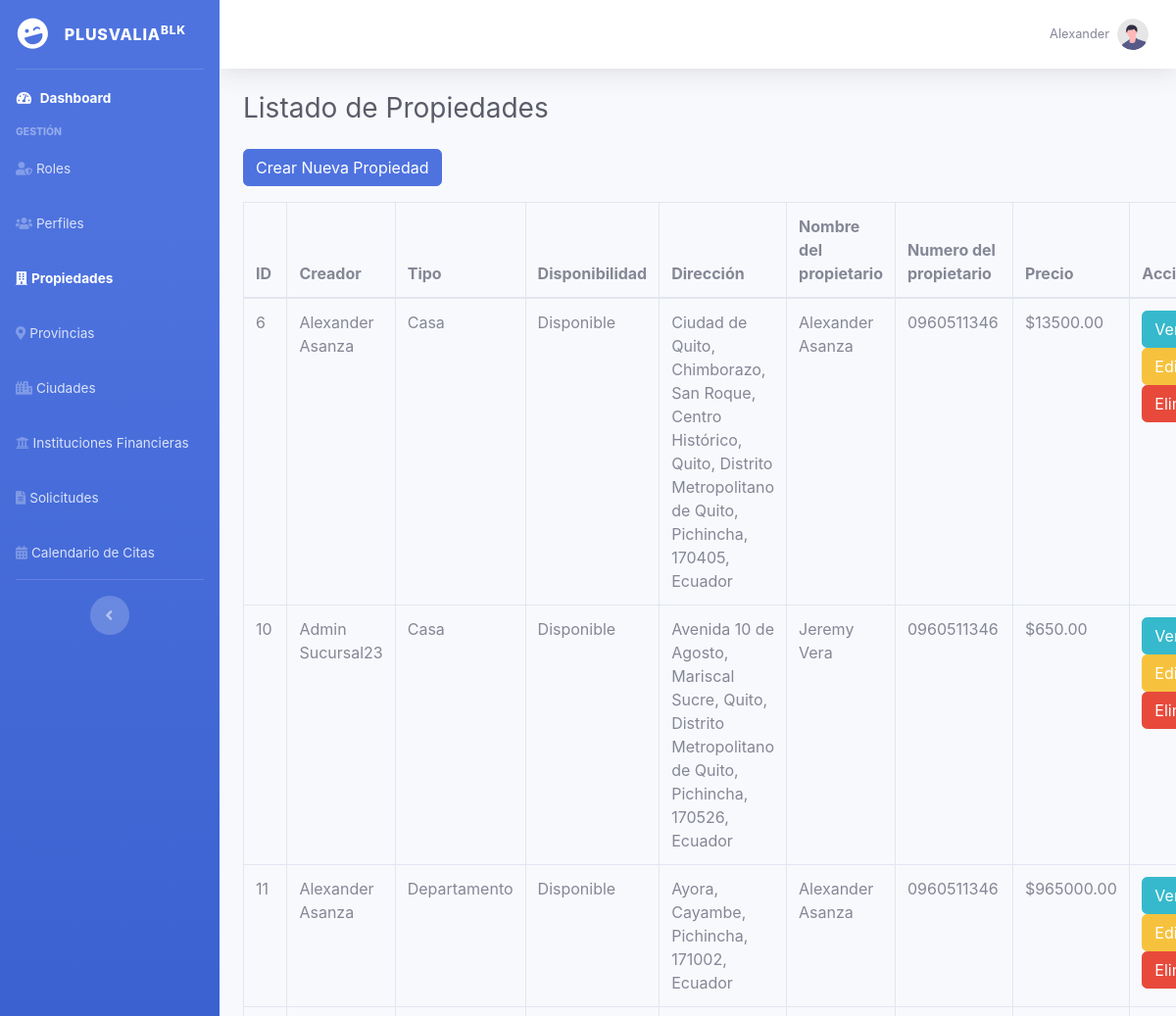
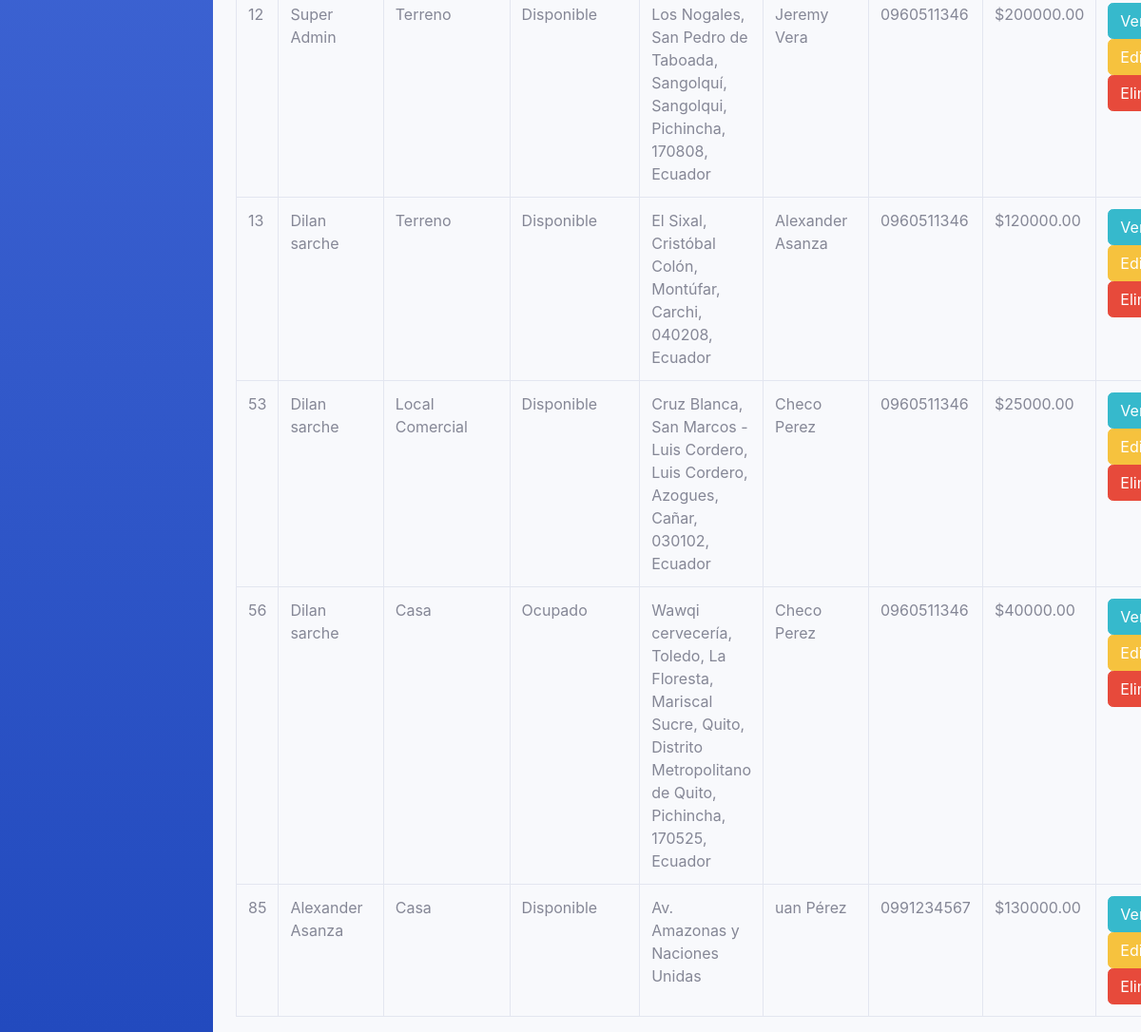
The app's page /WEB/Knd/index.php?controller=propiedad&action=index (signed in) with its own data (2 pictures, top to bottom).
### tables this page shows
CREATE TABLE `pro_propiedades` (
  `pro_id` int(11) NOT NULL,
  `per_id` int(11) NOT NULL,
  `pro_tipo` varchar(100) NOT NULL,
  `pro_provincia` varchar(100) NOT NULL,
  `pro_ciudad` varchar(100) NOT NULL,
  `pro_descripcion` text NOT NULL,
  `pro_area_terreno` decimal(10,2) NOT NULL,
  `pro_alto_total` decimal(10,2) NOT NULL,
  `pro_baños` int(3) NOT NULL,
  `pro_estacionamientos` varchar(5) DEFAULT NULL,
  `pro_habitaciones` int(3) NOT NULL,
  `pro_disponibilidad` enum('Disponible','Ocupado','Reservado') NOT NULL,
  `pro_direccion` varchar(255) NOT NULL,
  `pro_precio` decimal(10,2) NOT NULL,
  `pro_estado` enum('Disponible','No Disponible') NOT NULL,
  `pro_imagenes` text DEFAULT NULL,
  `pro_planos` text DEFAULT NULL,
  `pro_celular_propietario` varchar(10) NOT NULL,
  `pro_nombre_propietario` varchar(70) NOT NULL,
  `pro_video` varchar(255) DEFAULT NULL
);

### WEB/Knd/controllers/PropiedadController.php (called while the page is built, shortened)
<?php
require_once 'models/Propiedad.php';
class PropiedadController {
    private $model;
    public function __construct() {
        $this->model = new Propiedad();
    }
    public function index() {
        $per_id = $_SESSION['user_id'];
        $rol_id = $_SESSION['rol_id'];
        if ($rol_id == 1) {
            $propiedades = $this->model->getAll();
        } else {
            $propiedades = $this->model->getAllByUser($per_id);
        }
        require 'views/propiedades/index.php';
    }
}
?>

### WEB/Knd/models/Propiedad.php (called while the page is built, shortened)
<?php
require_once __DIR__ . '/../config/database.php';
class Propiedad {
    private $pdo;
    public function __construct() {
        global $pdo;
        $this->pdo = $pdo;
    }
    public function getAll() {
        $stmt = $this->pdo->query("
            SELECT p.*,
                   c.ciudad_nombre,
                   pr.provincia_nombre,
                   CONCAT(per.per_nombre, ' ', per.per_apellido) AS propietario_nombre
            FROM pro_propiedades p
            JOIN ciudades c ON p.pro_ciudad = c.ciudad_id
            JOIN provincias pr ON p.pro_provincia = pr.provincia_id
            LEFT JOIN perfiles per ON p.per_id = per.per_id
        ");
        return $stmt->fetchAll(PDO::FETCH_ASSOC);
    }
}
?>

### WEB/Knd/views/propiedades/index.php (the view, shortened to what this page needs)
<?php
require_once 'config/database.php';
require_once 'models/Propiedad.php';
?>
<!DOCTYPE html>
<html lang="en">
<head>
    <link href="vendor/fontawesome-free/css/all.min.css" rel="stylesheet">
    <link href="css/sb-admin-2.min.css" rel="stylesheet">
    <link rel="stylesheet" href="https://cdn.jsdelivr.net/npm/sweetalert2@11/dist/sweetalert2.min.css">
</head>
<body id="page-top">
    <div id="wrapper">
        <ul class="navbar-nav bg-gradient-primary sidebar sidebar-dark accordion" id="accordionSidebar">
            <a class="sidebar-brand d-flex align-items-center justify-content-center" href="http://localhost/knd/index.php?controller=dashboard&action=index">
                <div class="sidebar-brand-icon rotate-n-15">
                    <i class="fas fa-laugh-wink"></i>
                </div>
                <div class="sidebar-brand-text mx-3">Plusvalia<sup>Blk</sup></div>
            </a>
            <hr class="sidebar-divider my-0">
            <li class="nav-item active">
                <a class="nav-link" href="http://localhost/knd/index.php?controller=dashboard&action=index">
                    <i class="fas fa-fw fa-tachometer-alt"></i>
                    <span>Dashboard</span></a>
            </li>
            <div class="sidebar-heading">Gestión</div>
            <li class="nav-item"><a class="nav-link" href="index.php?controller=rol&action=index"><i class="fas fa-user-shield"></i><span>Roles</span></a></li>
            <li class="nav-item"><a class="nav-link" href="index.php?controller=perfil&action=index"><i class="fas fa-users"></i><span>Perfiles</span></a></li>
            <li class="nav-item active"><a class="nav-link" href="index.php?controller=propiedad&action=index"><i class="fas fa-building"></i><span>Propiedades</span></a></li>
            <li class="nav-item"><a class="nav-link" href="index.php?controller=provincia&action=index"><i class="fas fa-map-marker-alt"></i><span>Provincias</span></a></li>
            <li class="nav-item"><a class="nav-link" href="index.php?controller=ciudad&action=index"><i class="fas fa-city"></i><span>Ciudades</span></a></li>
            <li class="nav-item"><a class="nav-link" href="index.php?controller=fininstitucion&action=index"><i class="fas fa-university"></i><span>Instituciones Financieras</span></a></li>
            <li class="nav-item"><a class="nav-link" href="index.php?controller=solicitudes&action=index"><i class="fas fa-file-alt"></i><span>Solicitudes</span></a></li>
            <li class="nav-item"><a class="nav-link" href="views/admin/admin_calendar.php"><i class="fas fa-calendar-alt"></i><span>Calendario de Citas</span></a></li>
            <hr class="sidebar-divider d-none d-md-block">
            <div class="text-center d-none d-md-inline">
                <button class="rounded-circle border-0" id="sidebarToggle"></button>
            </div>
        </ul>
        <div id="content-wrapper" class="d-flex flex-column">
            <div id="content">
            <nav class="navbar navbar-expand navbar-light bg-white topbar mb-4 static-top shadow">
                    <ul class="navbar-nav ml-auto">
                        <li class="nav-item dropdown no-arrow">
                            <a class="nav-link dropdown-toggle" href="#" id="userDropdown" role="button"
                                data-toggle="dropdown" aria-haspopup="true" aria-expanded="false">
                                <span class="mr-2 d-none d-lg-inline text-gray-600 small">
                                    <?php echo $_SESSION['user_name']; ?>
                                </span>
                                <img class="img-profile rounded-circle" src="img/undraw_profile.svg">
                            </a>
                        </li>
                    </ul>
                </nav>
                <div class="container-fluid">
                    <h1 class="h3 mb-4 text-gray-800">Listado de Propiedades</h1>
                    <a href="index.php?controller=propiedad&action=create" class="btn btn-primary mb-3">Crear Nueva Propiedad</a>
                    <table class="table table-bordered">
                        <thead>
                            <tr>
                                <th>ID</th>
                                <th>Creador</th>
                                <th>Tipo</th>
                                <th>Disponibilidad</th>
                                <th>Dirección</th>
                                <th>Nombre del propietario</th>
                                <th>Numero del propietario</th>
                                <th>Precio</th>
                                <th>Acciones</th>
                            </tr>
                        </thead>
                        <tbody>
                            <?php foreach ($propiedades as $propiedad): ?>
                                <tr>
                                    <td><?php echo htmlspecialchars($propiedad['pro_id']); ?></td>
                                    <td><?php echo htmlspecialchars($propiedad['propietario_nombre'] ?? 'Sin propietario'); ?></td>
                                    <td><?php echo htmlspecialchars($propiedad['pro_tipo']); ?></td>
                                    <td><?php echo htmlspecialchars($propiedad['pro_disponibilidad']); ?></td>
                                    <td><?php echo htmlspecialchars($propiedad['pro_direccion']); ?></td>
                                    <td><?php echo htmlspecialchars($propiedad['pro_nombre_propietario']); ?></td>
                                    <td><?php echo htmlspecialchars($propiedad['pro_celular_propietario']); ?></td>
                                    <td>$<?php echo htmlspecialchars($propiedad['pro_precio']); ?></td>
                                    <td>
                                        <a href="index.php?controller=propiedad&action=show&id=<?php echo $propiedad['pro_id']; ?>" class="btn btn-info">Ver</a>
                                        <a href="index.php?controller=propiedad&action=edit&id=<?php echo $propiedad['pro_id']; ?>" class="btn btn-warning">Editar</a>
                                        <button class="btn btn-danger btn-delete" data-id="<?php echo $propiedad['pro_id']; ?>">Eliminar</button>
                                    </td>
                                </tr>
                            <?php endforeach; ?>
                        </tbody>
                    </table>
                </div>
            </div>
        </div>
    </div>
</body>
</html>

### records on screen
pro_propiedades: pro_id "6", propietario_nombre "Alexander Asanza", pro_tipo "Casa", pro_disponibilidad "Disponible", pro_direccion "Ciudad de Quito, Chimborazo, San Roque, Centro Histórico, Quito, Distrito Metropolitano de Quito, Pichincha, 170405, Ecuador", pro_nombre_propietario "Alexander Asanza", pro_celular_propietario "0960511346", pro_precio "13500.00"
pro_propiedades: pro_id "10", propietario_nombre "Admin Sucursal23", pro_tipo "Casa", pro_disponibilidad "Disponible", pro_direccion "Avenida 10 de Agosto, Mariscal Sucre, Quito, Distrito Metropolitano de Quito, Pichincha, 170526, Ecuador", pro_nombre_propietario "Jeremy Vera", pro_celular_propietario "0960511346", pro_precio "650.00"
pro_propiedades: pro_id "11", propietario_nombre "Alexander Asanza", pro_tipo "Departamento", pro_disponibilidad "Disponible", pro_direccion "Ayora, Cayambe, Pichincha, 171002, Ecuador", pro_nombre_propietario "Alexander Asanza", pro_celular_propietario "0960511346", pro_precio "965000.00"
pro_propiedades: pro_id "12", propietario_nombre "Super Admin", pro_tipo "Terreno", pro_disponibilidad "Disponible", pro_direccion "Los Nogales, San Pedro de Taboada, Sangolquí, Sangolqui, Pichincha, 170808, Ecuador", pro_nombre_propietario "Jeremy Vera", pro_celular_propietario "0960511346", pro_precio "200000.00"
pro_propiedades: pro_id "13", propietario_nombre "Dilan sarche", pro_tipo "Terreno", pro_disponibilidad "Disponible", pro_direccion "El Sixal, Cristóbal Colón, Montúfar, Carchi, 040208, Ecuador", pro_nombre_propietario "Alexander Asanza", pro_celular_propietario "0960511346", pro_precio "120000.00"
pro_propiedades: pro_id "53", propietario_nombre "Dilan sarche", pro_tipo "Local Comercial", pro_disponibilidad "Disponible", pro_direccion "Cruz Blanca, San Marcos - Luis Cordero, Luis Cordero, Azogues, Cañar, 030102, Ecuador", pro_nombre_propietario "Checo Perez", pro_celular_propietario "0960511346", pro_precio "25000.00"
pro_propiedades: pro_id "56", propietario_nombre "Dilan sarche", pro_tipo "Casa", pro_disponibilidad "Ocupado", pro_direccion "Wawqi cervecería, Toledo, La Floresta, Mariscal Sucre, Quito, Distrito Metropolitano de Quito, Pichincha, 170525, Ecuador", pro_nombre_propietario "Checo Perez", pro_celular_propietario "0960511346", pro_precio "40000.00"
pro_propiedades: pro_id "85", propietario_nombre "Alexander Asanza", pro_tipo "Casa", pro_disponibilidad "Disponible", pro_direccion "Av. Amazonas y Naciones Unidas", pro_nombre_propietario "uan Pérez", pro_celular_propietario "0991234567", pro_precio "130000.00"

### other values on screen
$_SESSION['user_name'] "Alexander"
